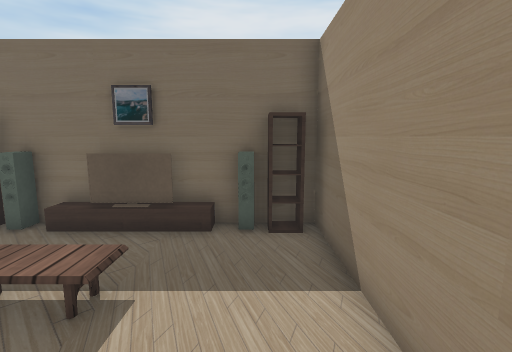
view 1 (above)

12 first-person views from a walk through a 3-D level made in the Unity game engine. The camera is 1.2 m above the floor, tilts 8° down and sees 85° across. The floor is counted in squares, 0.5 m on a side. Each view is taken from the middle of a square. On the plan, view 1 faces up. The plan holds only what a view shows up to about 18 squares ahead; the rest is blank. The player is left out. Some animated figures are not drawn. Some surface patterns are stand-ins.

view 2
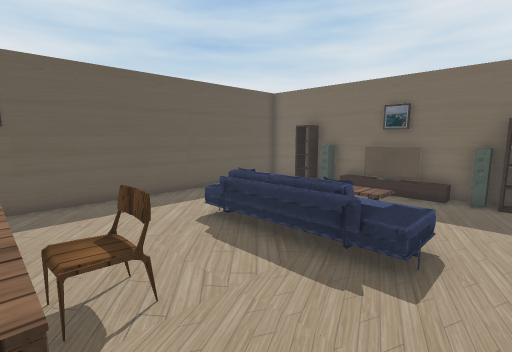

view 3
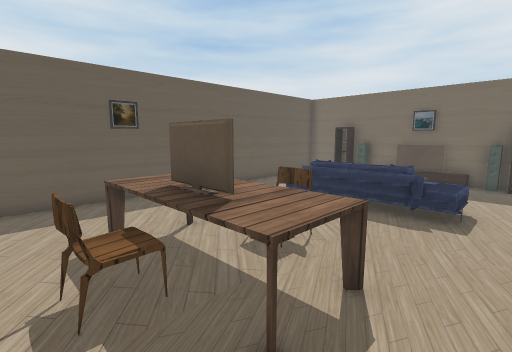

view 4
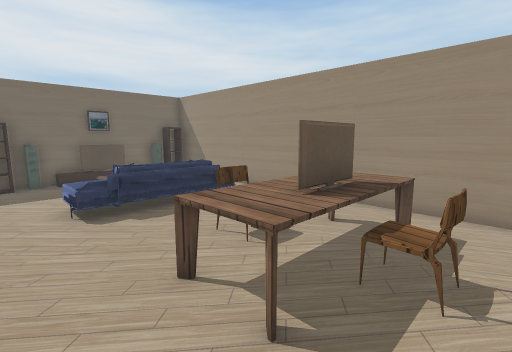

view 5
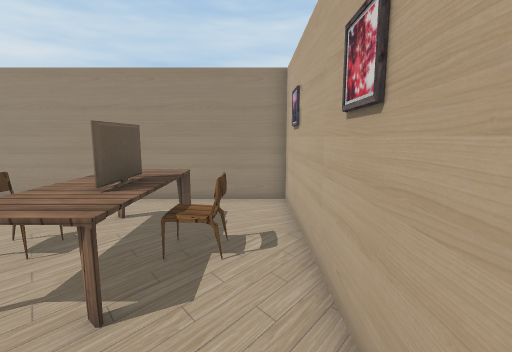

view 6
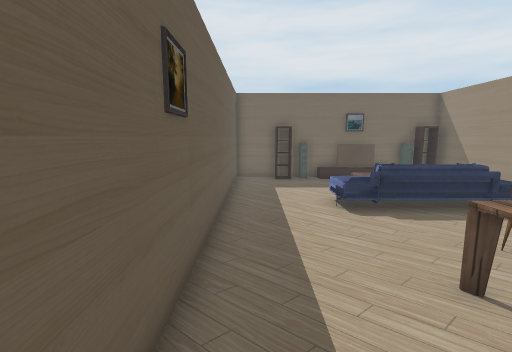

view 7
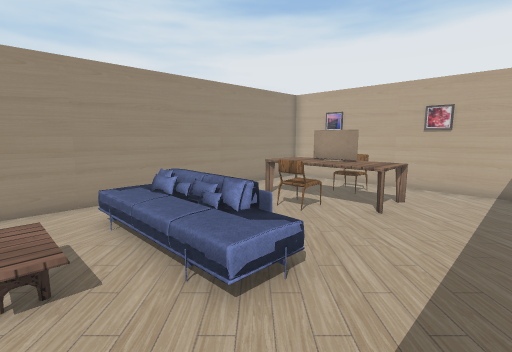

view 8
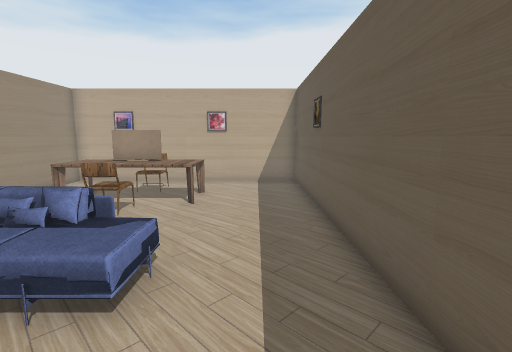

view 9
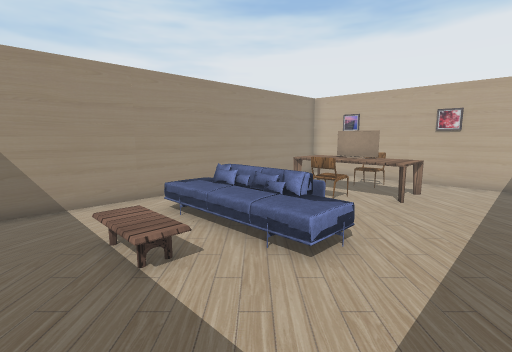

view 10
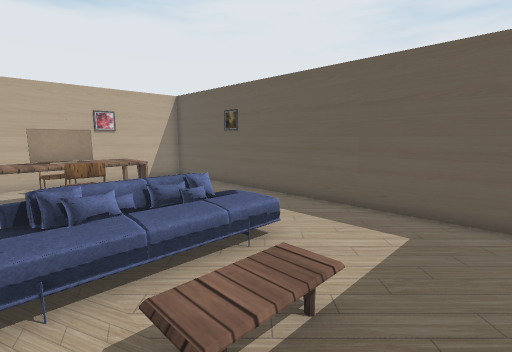

view 11
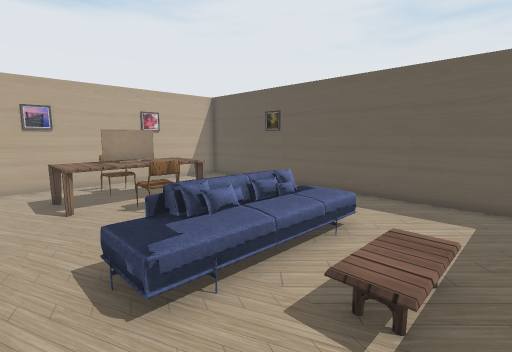

view 12
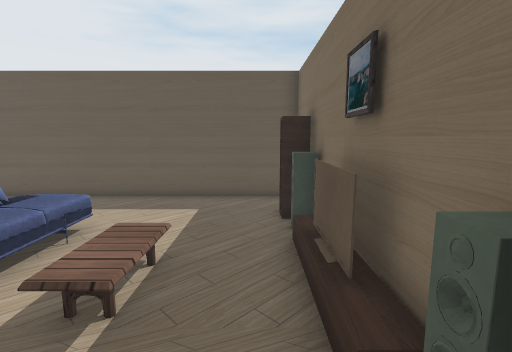

### Floor plan
Key: @ floor where view 1 was taken; # wall or solid block; . floor; O other object.
Columns run from 10 left of view 1 to 2 right of it. Each row starts with its distance up from view 1.
  8 #############
  7 #.OOOOOOO#OO#
  6 #...........#
  5 #...........#
  4 #.....OO....#
  3 #...........#
  2 #...........#
  1 #...OOOOOO..#
  0 #...OOOOOO@.#
 -1 #...........#
 -2 #...........#
 -3 #......O....#
 -4 #......O....#
 -5 #...OOOOOO..#
 -6 #...OOOOOO..#
 -7 #...OOOOOO..#
 -8 #......O....#
 -9 #...........#
-10 #############

Where each view was taken, in squares from view 1:
view 1: 0 up, 0 right, facing up
view 2: 5 down, 1 right, facing up-left
view 3: 9 down, 1 right, facing up-left
view 4: 9 down, 8 left, facing up-right
view 5: 9 down, 9 left, facing right
view 6: 9 down, 9 left, facing up
view 7: 4 up, 9 left, facing down-right
view 8: 5 up, 8 left, facing down
view 9: 6 up, 9 left, facing down-right
view 10: 6 up, 1 left, facing down-left
view 11: 5 up, 1 right, facing down-left
view 12: 6 up, 1 right, facing left
